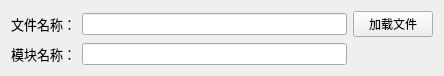
<?xml version="1.0" encoding="UTF-8"?>
<ui version="4.0">
 <class>importblock</class>
 <widget class="QWidget" name="importblock">
  <property name="geometry">
   <rect>
    <x>0</x>
    <y>0</y>
    <width>444</width>
    <height>67</height>
   </rect>
  </property>
  <property name="windowTitle">
   <string>导入Simulink模型</string>
  </property>
  <layout class="QGridLayout" name="gridLayout">
   <item row="0" column="0">
    <widget class="QLabel" name="label">
     <property name="font">
      <font>
       <family>Arial</family>
       <pointsize>10</pointsize>
      </font>
     </property>
     <property name="text">
      <string>文件名称：</string>
     </property>
    </widget>
   </item>
   <item row="0" column="1">
    <widget class="QLineEdit" name="m_pFileNameEdit"/>
   </item>
   <item row="0" column="2">
    <widget class="QPushButton" name="pImportblockButton">
     <property name="minimumSize">
      <size>
       <width>80</width>
       <height>0</height>
      </size>
     </property>
     <property name="text">
      <string>加载文件</string>
     </property>
    </widget>
   </item>
   <item row="1" column="0">
    <widget class="QLabel" name="label_2">
     <property name="font">
      <font>
       <family>Arial</family>
       <pointsize>10</pointsize>
      </font>
     </property>
     <property name="text">
      <string>模块名称：</string>
     </property>
    </widget>
   </item>
   <item row="1" column="1">
    <widget class="QLineEdit" name="m_pBlockNameEdit"/>
   </item>
  </layout>
 </widget>
 <resources/>
 <connections/>
</ui>
